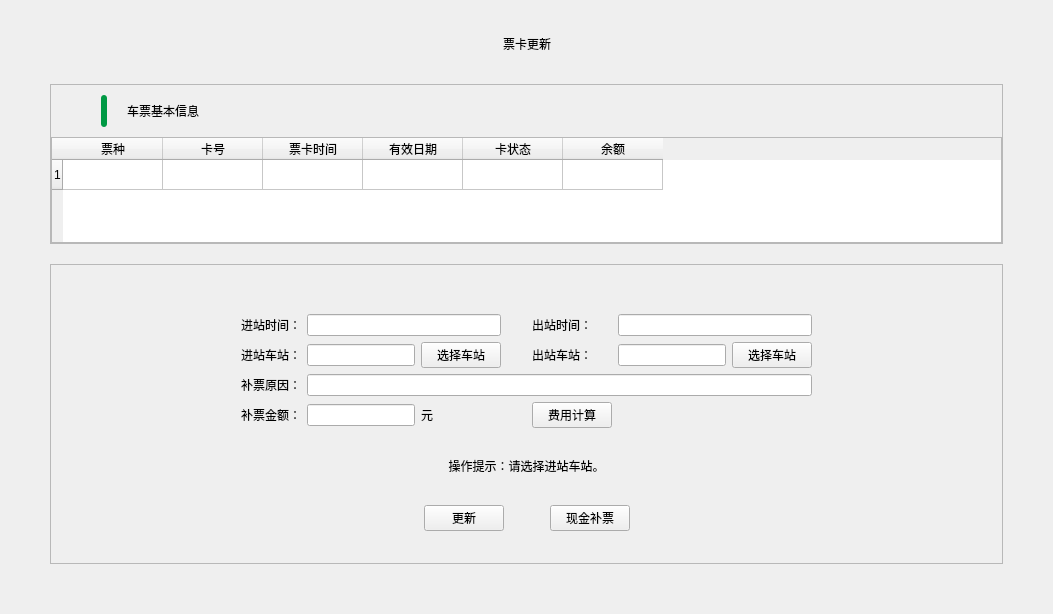
<?xml version="1.0" encoding="UTF-8"?>
<ui version="4.0">
 <class>TicketReregisterWidget</class>
 <widget class="QWidget" name="TicketReregisterWidget">
  <property name="geometry">
   <rect>
    <x>0</x>
    <y>0</y>
    <width>1053</width>
    <height>614</height>
   </rect>
  </property>
  <property name="windowTitle">
   <string>Form</string>
  </property>
  <layout class="QVBoxLayout" name="verticalLayout_4">
   <property name="spacing">
    <number>0</number>
   </property>
   <property name="leftMargin">
    <number>0</number>
   </property>
   <property name="topMargin">
    <number>0</number>
   </property>
   <property name="rightMargin">
    <number>0</number>
   </property>
   <property name="bottomMargin">
    <number>0</number>
   </property>
   <item>
    <widget class="QWidget" name="infoBg" native="true">
     <layout class="QVBoxLayout" name="verticalLayout_3">
      <property name="spacing">
       <number>30</number>
      </property>
      <property name="leftMargin">
       <number>50</number>
      </property>
      <property name="topMargin">
       <number>34</number>
      </property>
      <property name="rightMargin">
       <number>50</number>
      </property>
      <property name="bottomMargin">
       <number>50</number>
      </property>
      <item>
       <layout class="QHBoxLayout" name="horizontalLayout">
        <item>
         <spacer name="horizontalSpacer_4">
          <property name="orientation">
           <enum>Qt::Horizontal</enum>
          </property>
          <property name="sizeHint" stdset="0">
           <size>
            <width>40</width>
            <height>20</height>
           </size>
          </property>
         </spacer>
        </item>
        <item>
         <widget class="QLabel" name="nameLabel">
          <property name="text">
           <string>票卡更新</string>
          </property>
          <property name="alignment">
           <set>Qt::AlignCenter</set>
          </property>
         </widget>
        </item>
        <item>
         <spacer name="horizontalSpacer_5">
          <property name="orientation">
           <enum>Qt::Horizontal</enum>
          </property>
          <property name="sizeHint" stdset="0">
           <size>
            <width>40</width>
            <height>20</height>
           </size>
          </property>
         </spacer>
        </item>
       </layout>
      </item>
      <item>
       <layout class="QVBoxLayout" name="verticalLayout_2" stretch="0,0">
        <property name="spacing">
         <number>20</number>
        </property>
        <item>
         <widget class="QFrame" name="centerFrame1">
          <property name="frameShape">
           <enum>QFrame::StyledPanel</enum>
          </property>
          <property name="frameShadow">
           <enum>QFrame::Raised</enum>
          </property>
          <layout class="QVBoxLayout" name="verticalLayout" stretch="0,0,0,1">
           <property name="spacing">
            <number>0</number>
           </property>
           <property name="leftMargin">
            <number>0</number>
           </property>
           <property name="topMargin">
            <number>0</number>
           </property>
           <property name="rightMargin">
            <number>0</number>
           </property>
           <property name="bottomMargin">
            <number>0</number>
           </property>
           <item>
            <spacer name="verticalSpacer">
             <property name="orientation">
              <enum>Qt::Vertical</enum>
             </property>
             <property name="sizeType">
              <enum>QSizePolicy::Fixed</enum>
             </property>
             <property name="sizeHint" stdset="0">
              <size>
               <width>20</width>
               <height>10</height>
              </size>
             </property>
            </spacer>
           </item>
           <item>
            <layout class="QHBoxLayout" name="horizontalLayout_2">
             <property name="spacing">
              <number>0</number>
             </property>
             <item>
              <spacer name="horizontalSpacer_2">
               <property name="orientation">
                <enum>Qt::Horizontal</enum>
               </property>
               <property name="sizeType">
                <enum>QSizePolicy::Fixed</enum>
               </property>
               <property name="sizeHint" stdset="0">
                <size>
                 <width>50</width>
                 <height>20</height>
                </size>
               </property>
              </spacer>
             </item>
             <item>
              <widget class="QLabel" name="label_3">
               <property name="minimumSize">
                <size>
                 <width>6</width>
                 <height>32</height>
                </size>
               </property>
               <property name="maximumSize">
                <size>
                 <width>6</width>
                 <height>32</height>
                </size>
               </property>
               <property name="styleSheet">
                <string notr="true">background-color: #009944;
border-radius: 3px;
</string>
               </property>
               <property name="text">
                <string/>
               </property>
              </widget>
             </item>
             <item>
              <spacer name="horizontalSpacer_3">
               <property name="orientation">
                <enum>Qt::Horizontal</enum>
               </property>
               <property name="sizeType">
                <enum>QSizePolicy::Fixed</enum>
               </property>
               <property name="sizeHint" stdset="0">
                <size>
                 <width>20</width>
                 <height>20</height>
                </size>
               </property>
              </spacer>
             </item>
             <item>
              <widget class="QLabel" name="basicText">
               <property name="text">
                <string>车票基本信息</string>
               </property>
              </widget>
             </item>
             <item>
              <spacer name="horizontalSpacer">
               <property name="orientation">
                <enum>Qt::Horizontal</enum>
               </property>
               <property name="sizeHint" stdset="0">
                <size>
                 <width>40</width>
                 <height>20</height>
                </size>
               </property>
              </spacer>
             </item>
            </layout>
           </item>
           <item>
            <spacer name="verticalSpacer_2">
             <property name="orientation">
              <enum>Qt::Vertical</enum>
             </property>
             <property name="sizeType">
              <enum>QSizePolicy::Fixed</enum>
             </property>
             <property name="sizeHint" stdset="0">
              <size>
               <width>20</width>
               <height>10</height>
              </size>
             </property>
            </spacer>
           </item>
           <item>
            <widget class="QTableWidget" name="tableWidget">
             <property name="sizePolicy">
              <sizepolicy hsizetype="Expanding" vsizetype="Preferred">
               <horstretch>0</horstretch>
               <verstretch>0</verstretch>
              </sizepolicy>
             </property>
             <property name="maximumSize">
              <size>
               <width>16777215</width>
               <height>120</height>
              </size>
             </property>
             <property name="selectionBehavior">
              <enum>QAbstractItemView::SelectRows</enum>
             </property>
             <property name="rowCount">
              <number>1</number>
             </property>
             <property name="columnCount">
              <number>6</number>
             </property>
             <row/>
             <column>
              <property name="text">
               <string>票种</string>
              </property>
             </column>
             <column>
              <property name="text">
               <string>卡号</string>
              </property>
             </column>
             <column>
              <property name="text">
               <string>票卡时间</string>
              </property>
             </column>
             <column>
              <property name="text">
               <string>有效日期</string>
              </property>
             </column>
             <column>
              <property name="text">
               <string>卡状态</string>
              </property>
             </column>
             <column>
              <property name="text">
               <string>余额</string>
              </property>
             </column>
            </widget>
           </item>
          </layout>
         </widget>
        </item>
        <item>
         <widget class="QFrame" name="centerFrame2">
          <property name="minimumSize">
           <size>
            <width>0</width>
            <height>300</height>
           </size>
          </property>
          <property name="frameShape">
           <enum>QFrame::StyledPanel</enum>
          </property>
          <property name="frameShadow">
           <enum>QFrame::Raised</enum>
          </property>
          <layout class="QHBoxLayout" name="horizontalLayout_3">
           <item>
            <spacer name="horizontalSpacer_11">
             <property name="orientation">
              <enum>Qt::Horizontal</enum>
             </property>
             <property name="sizeHint" stdset="0">
              <size>
               <width>85</width>
               <height>20</height>
              </size>
             </property>
            </spacer>
           </item>
           <item>
            <layout class="QVBoxLayout" name="verticalLayout_5">
             <item>
              <spacer name="verticalSpacer_6">
               <property name="orientation">
                <enum>Qt::Vertical</enum>
               </property>
               <property name="sizeHint" stdset="0">
                <size>
                 <width>20</width>
                 <height>40</height>
                </size>
               </property>
              </spacer>
             </item>
             <item>
              <layout class="QGridLayout" name="gridLayout">
               <item row="0" column="0">
                <widget class="QLabel" name="text1">
                 <property name="text">
                  <string>进站时间：</string>
                 </property>
                </widget>
               </item>
               <item row="0" column="4">
                <spacer name="horizontalSpacer_6">
                 <property name="orientation">
                  <enum>Qt::Horizontal</enum>
                 </property>
                 <property name="sizeHint" stdset="0">
                  <size>
                   <width>13</width>
                   <height>17</height>
                  </size>
                 </property>
                </spacer>
               </item>
               <item row="0" column="6" colspan="2">
                <widget class="QLineEdit" name="lineEdit3"/>
               </item>
               <item row="3" column="1">
                <widget class="QLineEdit" name="lineEdit6"/>
               </item>
               <item row="2" column="1" colspan="7">
                <widget class="QLineEdit" name="lineEdit5"/>
               </item>
               <item row="0" column="5">
                <widget class="QLabel" name="text3">
                 <property name="text">
                  <string>出站时间：</string>
                 </property>
                </widget>
               </item>
               <item row="1" column="0">
                <widget class="QLabel" name="text2">
                 <property name="text">
                  <string>进站车站：</string>
                 </property>
                </widget>
               </item>
               <item row="1" column="5">
                <widget class="QLabel" name="text4">
                 <property name="text">
                  <string>出站车站：</string>
                 </property>
                </widget>
               </item>
               <item row="3" column="0">
                <widget class="QLabel" name="text6">
                 <property name="text">
                  <string>补票金额：</string>
                 </property>
                </widget>
               </item>
               <item row="1" column="4">
                <spacer name="horizontalSpacer_7">
                 <property name="orientation">
                  <enum>Qt::Horizontal</enum>
                 </property>
                 <property name="sizeHint" stdset="0">
                  <size>
                   <width>13</width>
                   <height>17</height>
                  </size>
                 </property>
                </spacer>
               </item>
               <item row="0" column="1" colspan="2">
                <widget class="QLineEdit" name="lineEdit1"/>
               </item>
               <item row="1" column="7">
                <widget class="QPushButton" name="selectBtn3">
                 <property name="sizePolicy">
                  <sizepolicy hsizetype="Minimum" vsizetype="Preferred">
                   <horstretch>0</horstretch>
                   <verstretch>0</verstretch>
                  </sizepolicy>
                 </property>
                 <property name="text">
                  <string>选择车站</string>
                 </property>
                </widget>
               </item>
               <item row="1" column="6">
                <widget class="QLineEdit" name="lineEdit4"/>
               </item>
               <item row="2" column="0">
                <widget class="QLabel" name="text5">
                 <property name="text">
                  <string>补票原因：</string>
                 </property>
                </widget>
               </item>
               <item row="3" column="2">
                <widget class="QLabel" name="text7">
                 <property name="text">
                  <string>元</string>
                 </property>
                </widget>
               </item>
               <item row="1" column="2">
                <widget class="QPushButton" name="selectBtn2">
                 <property name="sizePolicy">
                  <sizepolicy hsizetype="Minimum" vsizetype="Preferred">
                   <horstretch>0</horstretch>
                   <verstretch>0</verstretch>
                  </sizepolicy>
                 </property>
                 <property name="text">
                  <string>选择车站</string>
                 </property>
                </widget>
               </item>
               <item row="1" column="1">
                <widget class="QLineEdit" name="lineEdit2"/>
               </item>
               <item row="3" column="6">
                <spacer name="horizontalSpacer_8">
                 <property name="orientation">
                  <enum>Qt::Horizontal</enum>
                 </property>
                 <property name="sizeHint" stdset="0">
                  <size>
                   <width>40</width>
                   <height>20</height>
                  </size>
                 </property>
                </spacer>
               </item>
               <item row="3" column="5">
                <widget class="QPushButton" name="calcFareBtn">
                 <property name="sizePolicy">
                  <sizepolicy hsizetype="Minimum" vsizetype="Preferred">
                   <horstretch>0</horstretch>
                   <verstretch>0</verstretch>
                  </sizepolicy>
                 </property>
                 <property name="text">
                  <string>费用计算</string>
                 </property>
                </widget>
               </item>
              </layout>
             </item>
             <item>
              <spacer name="verticalSpacer_3">
               <property name="orientation">
                <enum>Qt::Vertical</enum>
               </property>
               <property name="sizeHint" stdset="0">
                <size>
                 <width>20</width>
                 <height>22</height>
                </size>
               </property>
              </spacer>
             </item>
             <item>
              <widget class="QLabel" name="textTips">
               <property name="text">
                <string>操作提示：请选择进站车站。</string>
               </property>
               <property name="alignment">
                <set>Qt::AlignCenter</set>
               </property>
              </widget>
             </item>
             <item>
              <spacer name="verticalSpacer_4">
               <property name="orientation">
                <enum>Qt::Vertical</enum>
               </property>
               <property name="sizeHint" stdset="0">
                <size>
                 <width>20</width>
                 <height>22</height>
                </size>
               </property>
              </spacer>
             </item>
             <item>
              <layout class="QHBoxLayout" name="horizontalLayout_4">
               <item>
                <spacer name="horizontalSpacer_9">
                 <property name="orientation">
                  <enum>Qt::Horizontal</enum>
                 </property>
                 <property name="sizeHint" stdset="0">
                  <size>
                   <width>40</width>
                   <height>20</height>
                  </size>
                 </property>
                </spacer>
               </item>
               <item>
                <widget class="QPushButton" name="tUpdateBtn">
                 <property name="text">
                  <string>更新</string>
                 </property>
                </widget>
               </item>
               <item>
                <spacer name="horizontalSpacer_13">
                 <property name="orientation">
                  <enum>Qt::Horizontal</enum>
                 </property>
                 <property name="sizeType">
                  <enum>QSizePolicy::Fixed</enum>
                 </property>
                 <property name="sizeHint" stdset="0">
                  <size>
                   <width>40</width>
                   <height>20</height>
                  </size>
                 </property>
                </spacer>
               </item>
               <item>
                <widget class="QPushButton" name="cashPollBtn">
                 <property name="text">
                  <string>现金补票</string>
                 </property>
                </widget>
               </item>
               <item>
                <spacer name="horizontalSpacer_10">
                 <property name="orientation">
                  <enum>Qt::Horizontal</enum>
                 </property>
                 <property name="sizeHint" stdset="0">
                  <size>
                   <width>40</width>
                   <height>20</height>
                  </size>
                 </property>
                </spacer>
               </item>
              </layout>
             </item>
             <item>
              <spacer name="verticalSpacer_5">
               <property name="orientation">
                <enum>Qt::Vertical</enum>
               </property>
               <property name="sizeHint" stdset="0">
                <size>
                 <width>20</width>
                 <height>22</height>
                </size>
               </property>
              </spacer>
             </item>
            </layout>
           </item>
           <item>
            <spacer name="horizontalSpacer_12">
             <property name="orientation">
              <enum>Qt::Horizontal</enum>
             </property>
             <property name="sizeHint" stdset="0">
              <size>
               <width>85</width>
               <height>20</height>
              </size>
             </property>
            </spacer>
           </item>
          </layout>
         </widget>
        </item>
       </layout>
      </item>
     </layout>
    </widget>
   </item>
  </layout>
 </widget>
 <resources/>
 <connections/>
</ui>
